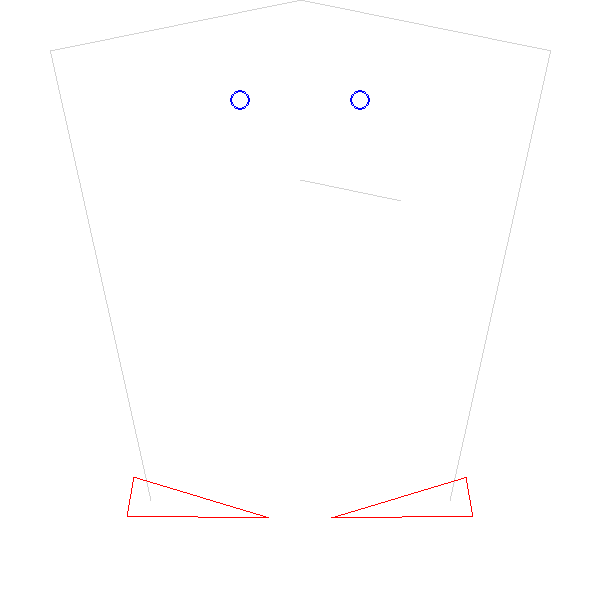

Write Python code to recreate this figure.
"""A very basic flipper game.
"""
__version__ = "$Id:$"
__docformat__ = "reStructuredText"

import os, sys
current_path = os.getcwd()
sys.path.insert(0, os.path.join( current_path, "../pymunk-4.0.0" ) )

import random
import pygame
from pygame.locals import *
from pygame.color import *

import pymunk
from pymunk import Vec2d

def to_pygame(p):
    """Small hack to convert pymunk to pygame coordinates"""
    return int(p.x), int(-p.y+600)

pygame.init()
screen = pygame.display.set_mode((600, 600))
clock = pygame.time.Clock()
running = True

### Physics stuff
space = pymunk.Space(50)
space.gravity = (0.0, -900.0)

## Balls
balls = []

### walls
static_body = pymunk.Body()
static_lines = [pymunk.Segment(static_body, (150, 100.0), (50.0, 550.0), 1.0)
                ,pymunk.Segment(static_body, (450.0, 100.0), (550.0, 550.0), 1.0)
                ,pymunk.Segment(static_body, (50.0, 550.0), (300.0, 600.0), 1.0)
                ,pymunk.Segment(static_body, (300.0, 600.0), (550.0, 550.0), 1.0)
                ,pymunk.Segment(static_body, (300.0, 420.0), (400.0, 400.0), 1.0)
                ]
for line in static_lines:
    line.elasticity = 0.7
    line.group = 1
space.add(static_lines)

fp = [(20,-20), (-120, 0), (20,20)]
mass = 100
moment = pymunk.moment_for_poly(mass, fp)

# right flipper
r_flipper_body = pymunk.Body(mass, moment)
r_flipper_body.position = 450, 100
r_flipper_shape = pymunk.Poly(r_flipper_body, fp)
space.add(r_flipper_body, r_flipper_shape)

r_flipper_joint_body = pymunk.Body()
r_flipper_joint_body.position = r_flipper_body.position
j = pymunk.PinJoint(r_flipper_body, r_flipper_joint_body, (0,0), (0,0))
#todo: tweak values of spring better
s = pymunk.DampedRotarySpring(r_flipper_body, r_flipper_joint_body, 0.15, 20000000,900000)
space.add(j, s)

# left flipper
l_flipper_body = pymunk.Body(mass, moment)
l_flipper_body.position = 150, 100
l_flipper_shape = pymunk.Poly(l_flipper_body, [(-x,y) for x,y in fp])
space.add(l_flipper_body, l_flipper_shape)

l_flipper_joint_body = pymunk.Body()
l_flipper_joint_body.position = l_flipper_body.position
j = pymunk.PinJoint(l_flipper_body, l_flipper_joint_body, (0,0), (0,0))
s = pymunk.DampedRotarySpring(l_flipper_body, l_flipper_joint_body, -0.15, 20000000,900000)
space.add(j, s)

r_flipper_shape.group = l_flipper_shape.group = 1
r_flipper_shape.elasticity = l_flipper_shape.elasticity = 0.4

# "bumpers"
for p in [(240,500), (360,500)]:
    body = pymunk.Body()
    body.position = p
    shape = pymunk.Circle(body, 10)
    shape.elasticity = 1.5
    space.add(shape)
    balls.append(shape)

while running:
    for event in pygame.event.get():
        if event.type == QUIT:
            running = False
        elif event.type == KEYDOWN and event.key == K_ESCAPE:
            running = False
        elif event.type == KEYDOWN and event.key == K_p:
            pygame.image.save(screen, "flipper.png")

        elif event.type == KEYDOWN and event.key == K_j:
            r_flipper_body.apply_impulse(Vec2d.unit() * 40000, (-100,0))
        elif event.type == KEYDOWN and event.key == K_f:
            l_flipper_body.apply_impulse(Vec2d.unit() * -40000, (-100,0))
        elif event.type == KEYDOWN and event.key == K_b:

            mass = 1
            radius = 25
            inertia = pymunk.moment_for_circle(mass, 0, radius, (0,0))
            body = pymunk.Body(mass, inertia)
            x = random.randint(115,350)
            body.position = x, 400
            shape = pymunk.Circle(body, radius, (0,0))
            shape.elasticity = 0.95
            space.add(body, shape)
            balls.append(shape)

    ### Clear screen
    screen.fill(THECOLORS["white"])

    ### Draw stuff
    for ball in balls:
        p = to_pygame(ball.body.position)
        pygame.draw.circle(screen, THECOLORS["blue"], p, int(ball.radius), 2)


    for line in static_lines:
        body = line.body
        pv1 = body.position + line.a.rotated(body.angle)
        pv2 = body.position + line.b.rotated(body.angle)
        p1 = to_pygame(pv1)
        p2 = to_pygame(pv2)
        pygame.draw.lines(screen, THECOLORS["lightgray"], False, [p1,p2])


    r_flipper_body.position = 450, 100
    l_flipper_body.position = 150, 100
    r_flipper_body.velocity = l_flipper_body.velcoty = 0,0
    for f in [r_flipper_shape, l_flipper_shape]:
        ps = f.get_vertices()
        ps.append(ps[0])
        ps = map(to_pygame, ps)

        color = THECOLORS["red"]
        pygame.draw.lines(screen, color, False, ps)
    #if abs(flipper_body.angle) < 0.001: flipper_body.angle = 0

    ### Update physics
    dt = 1.0/60.0/5.
    for x in range(5):
        space.step(dt)

    ### Flip screen
    pygame.display.flip()
    clock.tick(50)
    pygame.display.set_caption("fps: " + str(clock.get_fps()))

